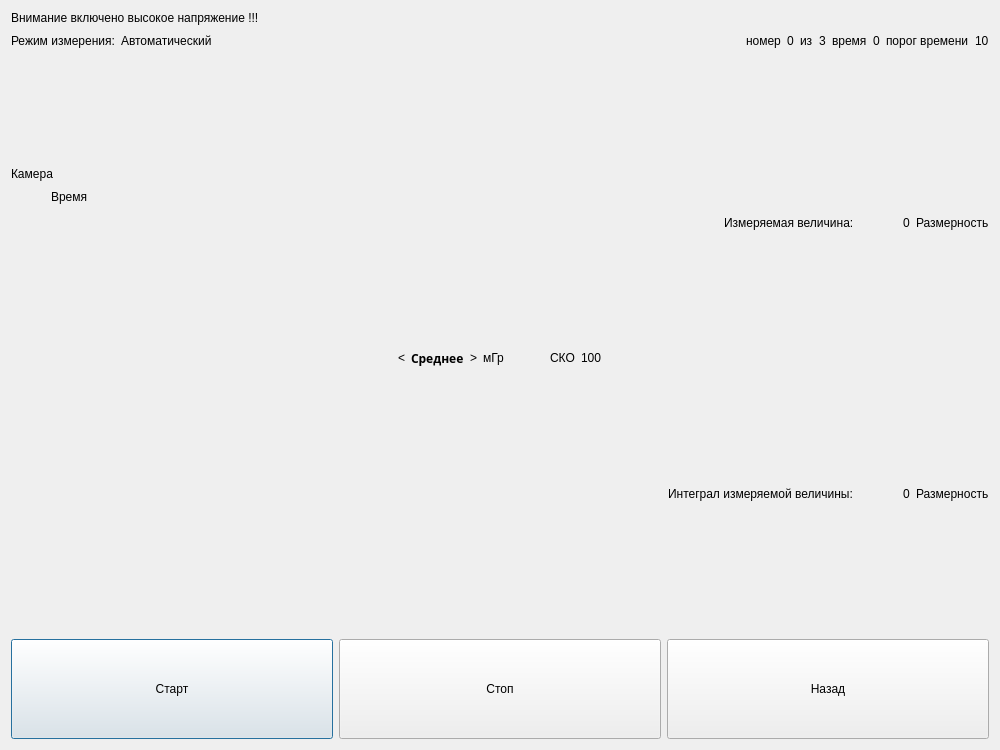
<?xml version="1.0" encoding="UTF-8"?>
<ui version="4.0">
 <class>Gamma_IK_measuring_measure</class>
 <widget class="QDialog" name="Gamma_IK_measuring_measure">
  <property name="geometry">
   <rect>
    <x>0</x>
    <y>0</y>
    <width>1000</width>
    <height>750</height>
   </rect>
  </property>
  <property name="windowTitle">
   <string>Dialog</string>
  </property>
  <layout class="QVBoxLayout" name="verticalLayout_4">
   <item>
    <widget class="QLabel" name="label_26">
     <property name="text">
      <string>Внимание включено высокое напряжение !!!</string>
     </property>
    </widget>
   </item>
   <item>
    <layout class="QHBoxLayout" name="horizontalLayout_17">
     <item>
      <widget class="QLabel" name="label_10">
       <property name="text">
        <string>Режим измерения:</string>
       </property>
      </widget>
     </item>
     <item>
      <widget class="QLabel" name="label_11">
       <property name="text">
        <string>Автоматический</string>
       </property>
      </widget>
     </item>
     <item>
      <spacer name="horizontalSpacer_21">
       <property name="orientation">
        <enum>Qt::Horizontal</enum>
       </property>
       <property name="sizeHint" stdset="0">
        <size>
         <width>40</width>
         <height>20</height>
        </size>
       </property>
      </spacer>
     </item>
     <item>
      <widget class="QLabel" name="label_12">
       <property name="text">
        <string>номер</string>
       </property>
      </widget>
     </item>
     <item>
      <widget class="QLabel" name="label_13">
       <property name="text">
        <string>0</string>
       </property>
      </widget>
     </item>
     <item>
      <widget class="QLabel" name="label_14">
       <property name="text">
        <string>из</string>
       </property>
      </widget>
     </item>
     <item>
      <widget class="QLabel" name="label_15">
       <property name="text">
        <string>3</string>
       </property>
      </widget>
     </item>
     <item>
      <widget class="QLabel" name="label_16">
       <property name="text">
        <string>время</string>
       </property>
      </widget>
     </item>
     <item>
      <widget class="QLabel" name="label_17">
       <property name="text">
        <string>0</string>
       </property>
      </widget>
     </item>
     <item>
      <widget class="QLabel" name="label_18">
       <property name="text">
        <string>порог времени</string>
       </property>
      </widget>
     </item>
     <item>
      <widget class="QLabel" name="label_19">
       <property name="text">
        <string>10</string>
       </property>
      </widget>
     </item>
    </layout>
   </item>
   <item>
    <spacer name="verticalSpacer_3">
     <property name="orientation">
      <enum>Qt::Vertical</enum>
     </property>
     <property name="sizeHint" stdset="0">
      <size>
       <width>20</width>
       <height>28</height>
      </size>
     </property>
    </spacer>
   </item>
   <item>
    <widget class="QLabel" name="label_5">
     <property name="text">
      <string>Камера</string>
     </property>
    </widget>
   </item>
   <item>
    <layout class="QVBoxLayout" name="verticalLayout_3">
     <item>
      <layout class="QHBoxLayout" name="horizontalLayout_21">
       <item>
        <spacer name="horizontalSpacer_27">
         <property name="orientation">
          <enum>Qt::Horizontal</enum>
         </property>
         <property name="sizeType">
          <enum>QSizePolicy::Fixed</enum>
         </property>
         <property name="sizeHint" stdset="0">
          <size>
           <width>40</width>
           <height>20</height>
          </size>
         </property>
        </spacer>
       </item>
       <item>
        <widget class="QLabel" name="label_3">
         <property name="sizePolicy">
          <sizepolicy hsizetype="Preferred" vsizetype="Minimum">
           <horstretch>0</horstretch>
           <verstretch>0</verstretch>
          </sizepolicy>
         </property>
         <property name="text">
          <string>Время</string>
         </property>
        </widget>
       </item>
       <item>
        <spacer name="horizontalSpacer_28">
         <property name="orientation">
          <enum>Qt::Horizontal</enum>
         </property>
         <property name="sizeHint" stdset="0">
          <size>
           <width>40</width>
           <height>20</height>
          </size>
         </property>
        </spacer>
       </item>
      </layout>
     </item>
     <item>
      <layout class="QHBoxLayout" name="horizontalLayout_22">
       <item>
        <layout class="QHBoxLayout" name="horizontalLayout_23">
         <item>
          <spacer name="horizontalSpacer_29">
           <property name="orientation">
            <enum>Qt::Horizontal</enum>
           </property>
           <property name="sizeHint" stdset="0">
            <size>
             <width>40</width>
             <height>20</height>
            </size>
           </property>
          </spacer>
         </item>
         <item>
          <widget class="QLabel" name="label">
           <property name="text">
            <string>Измеряемая величина: </string>
           </property>
          </widget>
         </item>
         <item>
          <spacer name="horizontalSpacer_30">
           <property name="orientation">
            <enum>Qt::Horizontal</enum>
           </property>
           <property name="sizeType">
            <enum>QSizePolicy::Fixed</enum>
           </property>
           <property name="sizeHint" stdset="0">
            <size>
             <width>40</width>
             <height>20</height>
            </size>
           </property>
          </spacer>
         </item>
         <item>
          <widget class="QLabel" name="label_9">
           <property name="text">
            <string>0</string>
           </property>
          </widget>
         </item>
         <item>
          <widget class="QLabel" name="label_2">
           <property name="text">
            <string>Размерность</string>
           </property>
          </widget>
         </item>
        </layout>
       </item>
       <item>
        <layout class="QHBoxLayout" name="horizontalLayout_24"/>
       </item>
      </layout>
     </item>
    </layout>
   </item>
   <item>
    <spacer name="verticalSpacer">
     <property name="orientation">
      <enum>Qt::Vertical</enum>
     </property>
     <property name="sizeHint" stdset="0">
      <size>
       <width>20</width>
       <height>19</height>
      </size>
     </property>
    </spacer>
   </item>
   <item>
    <layout class="QHBoxLayout" name="horizontalLayout_18">
     <item>
      <spacer name="horizontalSpacer_22">
       <property name="orientation">
        <enum>Qt::Horizontal</enum>
       </property>
       <property name="sizeHint" stdset="0">
        <size>
         <width>40</width>
         <height>20</height>
        </size>
       </property>
      </spacer>
     </item>
     <item>
      <widget class="QLabel" name="label_23">
       <property name="text">
        <string>&lt;</string>
       </property>
      </widget>
     </item>
     <item>
      <widget class="QLabel" name="label_22">
       <property name="font">
        <font>
         <family>Source Code Pro</family>
         <weight>75</weight>
         <bold>true</bold>
        </font>
       </property>
       <property name="text">
        <string>Среднее</string>
       </property>
      </widget>
     </item>
     <item>
      <widget class="QLabel" name="label_24">
       <property name="text">
        <string>&gt;</string>
       </property>
      </widget>
     </item>
     <item>
      <widget class="QLabel" name="label_25">
       <property name="text">
        <string>мГр</string>
       </property>
      </widget>
     </item>
     <item>
      <spacer name="horizontalSpacer_23">
       <property name="orientation">
        <enum>Qt::Horizontal</enum>
       </property>
       <property name="sizeType">
        <enum>QSizePolicy::Minimum</enum>
       </property>
       <property name="sizeHint" stdset="0">
        <size>
         <width>40</width>
         <height>20</height>
        </size>
       </property>
      </spacer>
     </item>
     <item>
      <widget class="QLabel" name="label_4">
       <property name="text">
        <string>СКО</string>
       </property>
      </widget>
     </item>
     <item>
      <widget class="QLabel" name="label_20">
       <property name="text">
        <string>100</string>
       </property>
      </widget>
     </item>
     <item>
      <spacer name="horizontalSpacer_24">
       <property name="orientation">
        <enum>Qt::Horizontal</enum>
       </property>
       <property name="sizeHint" stdset="0">
        <size>
         <width>40</width>
         <height>20</height>
        </size>
       </property>
      </spacer>
     </item>
    </layout>
   </item>
   <item>
    <spacer name="verticalSpacer_4">
     <property name="orientation">
      <enum>Qt::Vertical</enum>
     </property>
     <property name="sizeHint" stdset="0">
      <size>
       <width>20</width>
       <height>18</height>
      </size>
     </property>
    </spacer>
   </item>
   <item>
    <layout class="QHBoxLayout" name="horizontalLayout_19">
     <item>
      <spacer name="horizontalSpacer_25">
       <property name="orientation">
        <enum>Qt::Horizontal</enum>
       </property>
       <property name="sizeHint" stdset="0">
        <size>
         <width>40</width>
         <height>20</height>
        </size>
       </property>
      </spacer>
     </item>
     <item>
      <widget class="QLabel" name="label_6">
       <property name="text">
        <string>Интеграл измеряемой величины: </string>
       </property>
      </widget>
     </item>
     <item>
      <spacer name="horizontalSpacer_26">
       <property name="orientation">
        <enum>Qt::Horizontal</enum>
       </property>
       <property name="sizeType">
        <enum>QSizePolicy::Fixed</enum>
       </property>
       <property name="sizeHint" stdset="0">
        <size>
         <width>40</width>
         <height>20</height>
        </size>
       </property>
      </spacer>
     </item>
     <item>
      <widget class="QLabel" name="label_8">
       <property name="text">
        <string>0</string>
       </property>
      </widget>
     </item>
     <item>
      <widget class="QLabel" name="label_7">
       <property name="text">
        <string>Размерность</string>
       </property>
      </widget>
     </item>
    </layout>
   </item>
   <item>
    <widget class="QLabel" name="label_21">
     <property name="text">
      <string/>
     </property>
    </widget>
   </item>
   <item>
    <spacer name="verticalSpacer_2">
     <property name="orientation">
      <enum>Qt::Vertical</enum>
     </property>
     <property name="sizeHint" stdset="0">
      <size>
       <width>20</width>
       <height>28</height>
      </size>
     </property>
    </spacer>
   </item>
   <item>
    <layout class="QHBoxLayout" name="horizontalLayout_20">
     <item>
      <widget class="QPushButton" name="pushButton_7">
       <property name="sizePolicy">
        <sizepolicy hsizetype="Minimum" vsizetype="Maximum">
         <horstretch>0</horstretch>
         <verstretch>0</verstretch>
        </sizepolicy>
       </property>
       <property name="minimumSize">
        <size>
         <width>0</width>
         <height>100</height>
        </size>
       </property>
       <property name="text">
        <string>Старт</string>
       </property>
      </widget>
     </item>
     <item>
      <widget class="QPushButton" name="pushButton_8">
       <property name="sizePolicy">
        <sizepolicy hsizetype="Minimum" vsizetype="Maximum">
         <horstretch>0</horstretch>
         <verstretch>0</verstretch>
        </sizepolicy>
       </property>
       <property name="minimumSize">
        <size>
         <width>0</width>
         <height>100</height>
        </size>
       </property>
       <property name="text">
        <string>Стоп</string>
       </property>
      </widget>
     </item>
     <item>
      <widget class="QPushButton" name="pushButton_9">
       <property name="sizePolicy">
        <sizepolicy hsizetype="Minimum" vsizetype="Maximum">
         <horstretch>0</horstretch>
         <verstretch>0</verstretch>
        </sizepolicy>
       </property>
       <property name="minimumSize">
        <size>
         <width>0</width>
         <height>100</height>
        </size>
       </property>
       <property name="text">
        <string>Назад</string>
       </property>
      </widget>
     </item>
    </layout>
   </item>
  </layout>
 </widget>
 <resources/>
 <connections/>
</ui>
